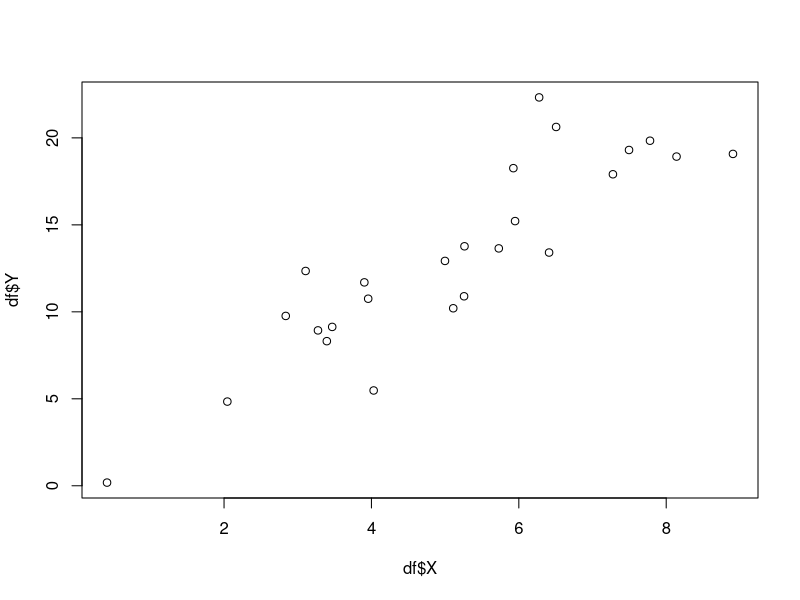
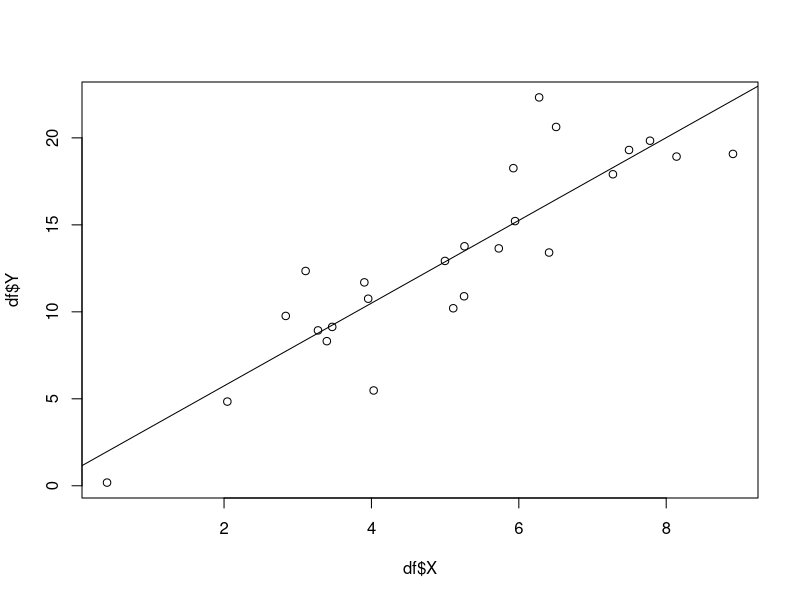

These figures' R source, in order:
## ---- chunk 1
library(tidyverse)
## ---- chunk 2
set.seed(1235)
df <- data.frame(X = rnorm(25, 5, 2.3))
df$Y <- 1.2 + 2.3 * df$X + rnorm(25, 0, 2)

plot(df$X,df$Y)

mod_result <- lm(Y ~ X, df)
mod_result
summary(mod_result)

predict(mod_result, df)

plot(df$X, df$Y)
abline(mod_result)
